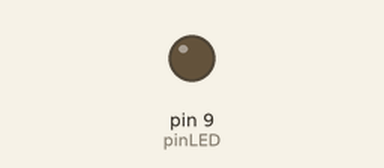
Simulated run of this sketch. Board: Arduino Uno, built with avr-gcc and run on an emulated ATmega328P. On the bench: output pins drawn as LEDs (lit = HIGH). What the sketch prints to the serial monitor is not drawn.

Above: at 0.6 s.
At 5.6 s:
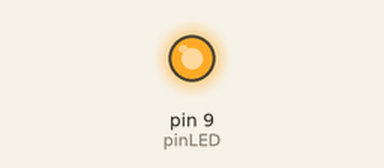
Timing chart, 0 to 8.4 s (numbered marks = the images above):
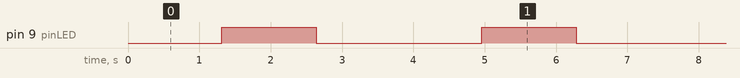

Measured:
- by itself, pin 9 (pinLED): alternates HIGH for 1.3 s and LOW for 2.3 s

The sketch:

exemplo2.ino
```cpp
const int pinLED = 9;

void setup() {
   pinMode(pinLED, OUTPUT);
   Serial.begin(9600);
}

 void loop() {
    // primeiro o LED vai brilhar cada vez mais
    for(int i=0; i<256; i++) {
       analogWrite(pinLED, i);
       delay(5);
       Serial.println(i);
    }

    // depois o LED vai esmaecendo
    for(int i=255; i>=0; i--) {
       analogWrite(pinLED, i);
       delay(5);
       Serial.println(i);
    }

    delay(1000);
}
```
